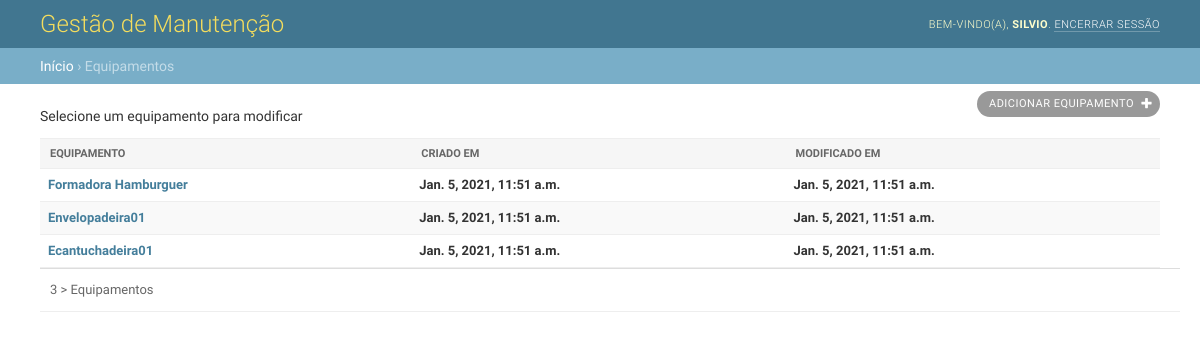
/equipamento (signed in), run on an earlier commit of the app's database.
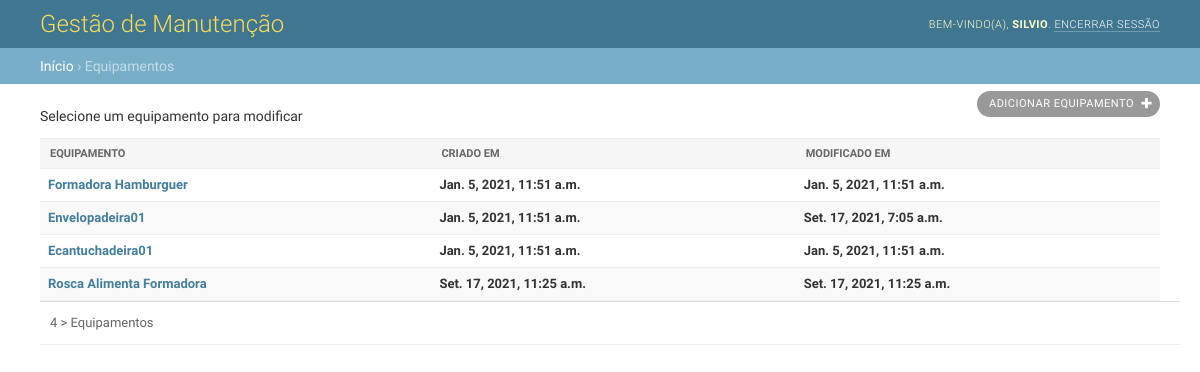
And on a later commit of the database.
### core/models.py (models this page shows, shortened)
class Base(models.Model):
    create = models.DateTimeField(auto_now_add=True)
    update = models.DateTimeField(auto_now=True)

class Equipamentos(Base):
    Nome = models.CharField(max_length=50, help_text='Nome do Equipamento')
    Setor = models.CharField(max_length=50, help_text='Setor do Equipamento')
    Fabricante = models.CharField(max_length=50, help_text='Fabricante do Equipamento')

class Base(models.Model):
    create = models.DateTimeField(auto_now_add=True)
    update = models.DateTimeField(auto_now=True)

### core/views.py (the view)
# urls.py: path('equipamento', equipamentos, name='equipamento'),
@login_required
def equipamentos(request):
    dados = Equipamentos.objects.all()
    context = {
        'dados': dados,
    }
    return render(request, 'ordem/equipamento.html', context)

### core/templates/ordem/equipamento.html (shortened to what this page needs)
{% extends 'ordem/base.html' %}
{% block breadcrumbs %}
    <a href="#">Início</a>
    &rsaquo; Equipamentos
{% endblock %}
{% block main %}
<div class="main shifted" id="main">
    <div class="content">
      <div id="content" class="flex">
        <p>Selecione um equipamento para modificar</p>
        <div id="content-main">
          <ul class="object-tools">
            <li>
              <a href="{% url 'equipamento_add' %}" class="addlink">
                Adicionar equipamento
              </a>
            </li>
          </ul>
          <div class="module" id="changelist">
            <div class="changelist-form-container">
              <form id="changelist-form" method="post" novalidate>
                <div class="container">
                  <table id="result_list">
                    <thead>
                      <tr>
                        <th scope="col"  class="">
                          <div class="text"><span>Equipamento</span></div>
                        </th>
                        <th scope="col"  class="">
                          <div class="text"><span>Criado em</span></div>
                        </th>
                        <th scope="col"  class="">
                          <div class="text"><span>Modificado em</span></div>
                        </th>
                      </tr>
                    </thead>
                    <tbody>
                      {% for dados in dados %}
                      <tr>
                          <th class="">
                            <a href="{% url 'equipamento_update' dados.id %}">{{ dados.Nome }}</a>
                          </th>
                          <th class="">
                            <a>{{ dados.create }}</a>
                          </th>
                          <th class="">
                            <a>{{ dados.update }}</a>
                          </th>
                      </tr>
                      {% endfor %}
                    </tbody>
                  </table>
                  <p class="paginator">
                    {% if dados.count == 1 %}
                    <span>{{ dados.count }} > Equipamento</span>
                    {% else %}
                      <span>{{ dados.count }} > Equipamentos</span>
                    {% endif %}
                  </p>
                </div>
              </form>
            </div>
          </div>
        </div>
        <br class="clear">
        </div>
        </div>
      </div>
    </div>
{% endblock %}

What changed in the data, as far as the page shows it:
changed through a linked row, Equipamentos "Envelopadeira01": update "Jan. 5, 2021, 11:51 a.m." → "Set. 17, 2021, 7:05 a.m."
added Equipamentos: Nome "Rosca Alimenta Formadora", create "Set. 17, 2021, 11:25 a.m.", update "Set. 17, 2021, 11:25 a.m."
Also different on the page:
{{ dados.count }}: "3" → "4"
